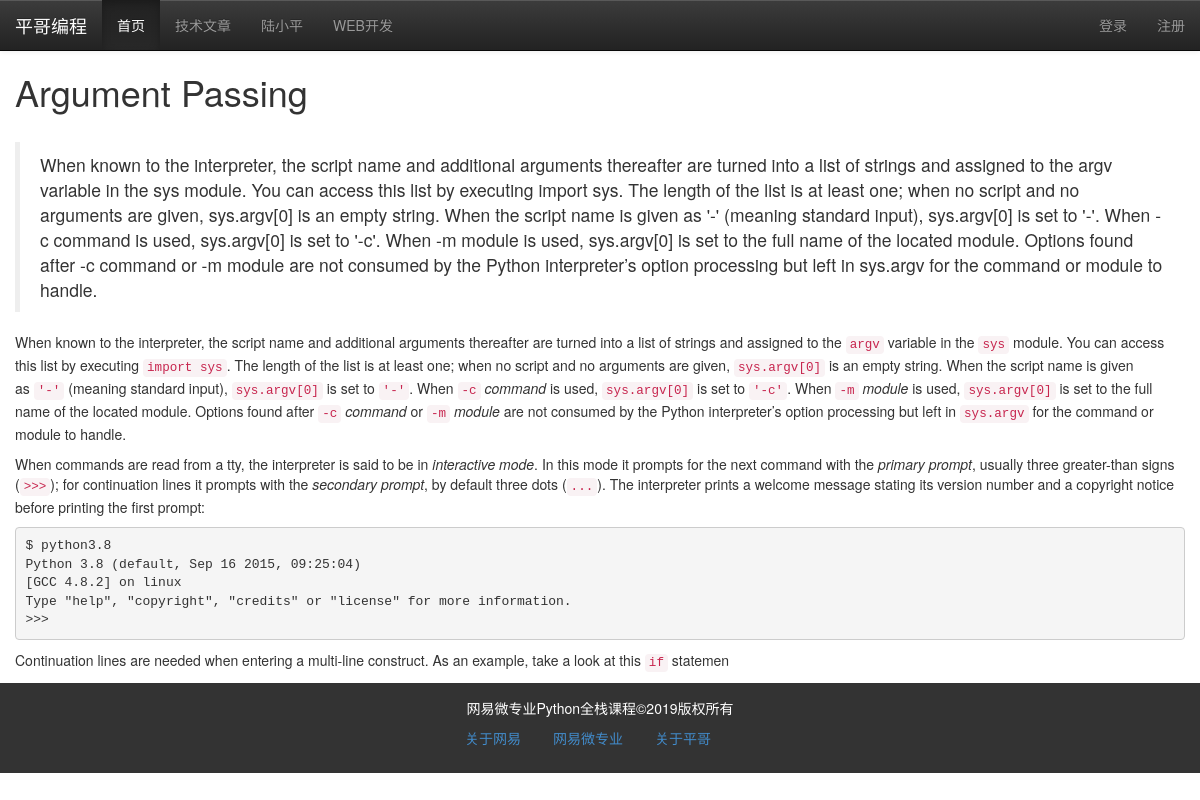
The app's page /article/view/14 with its own data.
### models.py (models this page shows)
class Category(db.Model):
    cate_id = db.Column(db.Integer, primary_key=True)
    cate_name = db.Column(db.String, unique=True)
    cate_order = db.Column(db.Integer, default=0)
    articles = db.relationship("Article")

class Article(db.Model):
    id = db.Column(db.Integer, primary_key=True)
    title = db.Column(db.String)
    intro = db.Column(db.String)
    content = db.Column(db.Text)
    author = db.Column(db.String)
    pubdate = db.Column(db.DateTime, default=datetime.utcnow)
    cate_id = db.Column(db.Integer, db.ForeignKey("category.cate_id"))

### views/articles.py (the view)
@article_app.route("/view/<int:article_id>")
def view(article_id):
    article = Article.query.get(article_id)
    if  not article:
        return redirect(url_for(".list"))
    return render_template("article/detail.html", article=article)

### app.py (called while the page is built)
@app.context_processor
def account():
    username = session.get('user')
    return {"username":username}

@app.context_processor
def getCateList():
    cates = Category.query.all()
    return {"cates":cates}

### templates/article/detail.html
{% extends "base.html" %}
		{% block content %}
            <div class="container-fluid">
                <div class="row">
                    <div class="main col-md-12 col-lg-12 col-xs-12 col-sm-12" >
                        <article class="content">
                            <h1>{{ article.title }}</h1>
                             <div class="body">
                                 ﻿<blockquote>
                                    {{ article.intro }}
                                  </blockquote>
                                    {{ article.content |safe }}
                             </div>
                        </article>
                    </div>
                </div>
            </div>
		{% endblock %}

### templates/base.html (shortened to what this page needs)
<!DOCTYPE html>
<html lang="en">
{% block head %}
    <head>
        <link rel="stylesheet" type="text/css" href="{{ url_for("static", filename="css/bootstrap.css") }}"/>
	    <link rel="stylesheet" type="text/css" href="{{ url_for("static", filename="css/bootstrap-theme.css") }}"/>
	</head>
{%  endblock %}
<body>
{%  block nav %}
      <nav class="navbar navbar-default navbar-fixed-top navbar-inverse">
			<div class="navbar-header">
				<a href="" class="navbar-brand">平哥编程</a>
			</div>
			<div class="collapse navbar-collapse" id="navmenu">
				<ul class="nav navbar-nav" >
					<li class="active"><a href="{{ url_for("index") }}">首页</a></li>
					{% for cate in cates %}
                        <li><a href="{{ url_for("article_app.getArticleList",cate_id=cate.cate_id, page=1) }}">{{ cate.cate_name }}</a> </li>
                    {% endfor %}
                </ul>
                <ul class="nav navbar-nav pull-right">
                   {% if not username %}
                        <li><a href="{{ url_for("login") }}">登录</a></li>
                        <li><a href="{{ url_for("user_app.register") }}">注册</a></li>
                   {% else %}
                       <li><a href="#">{{ username }}</a></li>
                       <li><a href="{{ url_for("logout") }}">logout</a></li>
				    {% endif %}
                </ul>
			</div>
		</nav>
{% endblock %}
{% block content %}{%  endblock %}
{% block footer %}
          <footer>
			<div class="container-fluid">
				<div class="row">
					<div class="col-md-12">
						网易微专业Python全栈课程&copy;2019版权所有
					</div>
				</div>
			</div>
			<nav >
				<ul class="nav nav-pills   ">
					<li><a href="">关于网易</a></li>
					<li><a href="">网易微专业</a></li>
					<li><a href="">关于平哥</a></li>
				</ul>
			</nav>
		</footer>
{% endblock %}
</body>
</html>

### templates/base.html (style rules this page uses)
body { padding-top: 52px; }
footer { padding: 15px; background: #333; text-align: center; color: #fff; }
footer nav { margin: auto; width: 300px; }

### records on screen
Category: cate_name "技术文章"
Category: cate_name "陆小平"
Category: cate_name "WEB开发"
Article: title "Argument Passing", intro "When known to the interpreter, the script name and additional arguments thereafter are turned into a list of strings and assigned to the argv variable in the sys module. You can access this list by executing import sys. The length of the list is at least one; when no script and no arguments are given, sys.argv[0] is an empty string. When the script name is given as '-' (meaning standard input), sys.argv[0] is set to '-'. When -c command is used, sys.argv[0] is set to '-c'. When -m module is used, sys.argv[0] is set to the full name of the located module. Options found after -c command or -m module are not consumed by the Python interpreter’s option processing but left in sys.argv for the…", content "When known to the interpreter, the script name and additional arguments thereafter are turned into a list of strings and assigned to the argv variable in the sys module. You can access this list by executing import sys . The length of the list is at least one; when no script and no arguments are given, sys.argv[0] is an empty string. When the script name is given as '-' (meaning standard input), sys.argv[0] is set to '-' . When -c command is used, sys.argv[0] is set to '-c' . When -m module is used, sys.argv[0] is set to the full name of the located module. Options found after -c command or -m module are not consumed by the Python interpreter’s option processing but left in sys.argv for the…"
